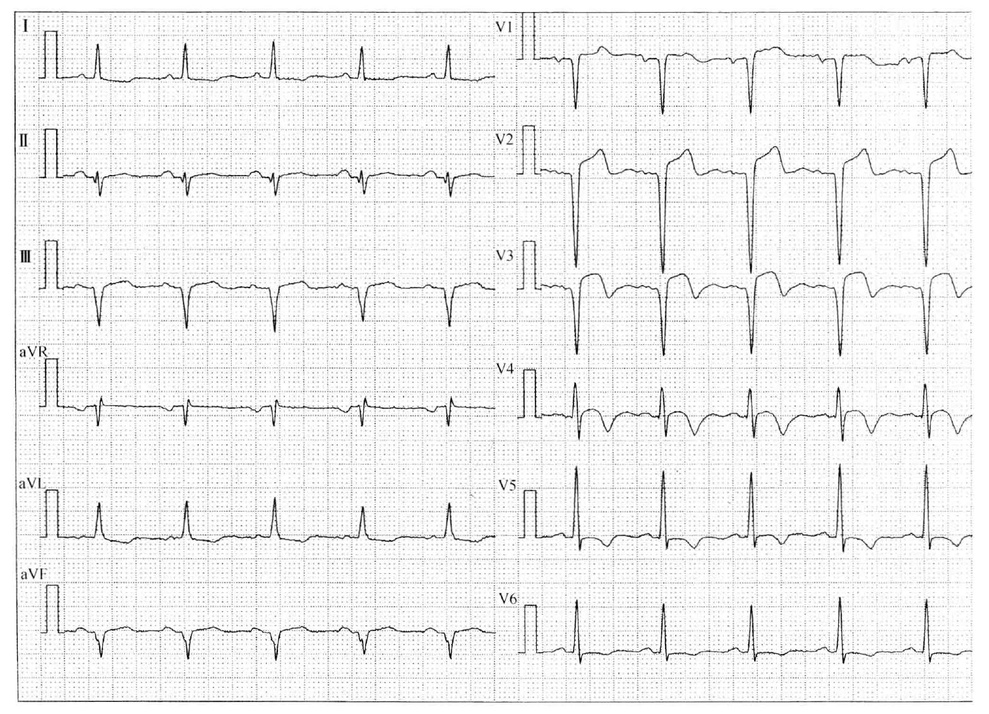
#> input picture bucket/test.jpg, 989 x 714 px, shrunk from 1566 x 1130 before the run; its folder holds only this picture in this run
$ python -i utils.py   (imports and definitions only)
#> lines starting #> are read from the running program, lines starting #| are printed output that depends on the picture; after the words box and inside, x2 and y2 are one past the last pixel; in counts of white or black regions, pixels touching at a corner belong together
#> further down, picture is the input picture: shape (714, 989, 3); min 0, max 255, mean 240
import io
import zipfile

import cv2 as cv
import matplotlib.pyplot as plt
import numpy as np
import pandas as pd
from scipy import interpolate
from scipy.interpolate import CubicSpline
from scipy.signal import medfilt


# [68 lines left out: functions _hampel_mask, extract_yseg_clean, not called in this run]


def extract_curve_robust(
    img_lead: np.ndarray,
    dilate_iters: int = 1,
    medfilt_kernel: int = 11,
    mad_factor: float = 5.0,
) -> np.ndarray:
    """Extrai a curva (yseg) de um crop binário descartando ruído.

    Pipeline:
      1. Filtra o ruído estrutural mantendo apenas o **maior componente
         conexo** escuro (descarta resíduo de grade, manchas, textos pequenos).
         Aplica dilatação leve antes para reconectar fragmentos do traço.
      2. Faz `argmin` coluna-a-coluna na imagem filtrada.
      3. Remove outliers pontuais comparando cada `yseg[x]` com a mediana
         móvel; substitui valores com desvio > `mad_factor * MAD` por
         interpolação linear dos vizinhos válidos.
    """
#> called with dilate_iters = 1, medfilt_kernel = 11, mad_factor = 5
    binary = img_lead if img_lead.ndim == 2 else cv.cvtColor(img_lead, cv.COLOR_BGR2GRAY)
    inv = cv.bitwise_not(binary)
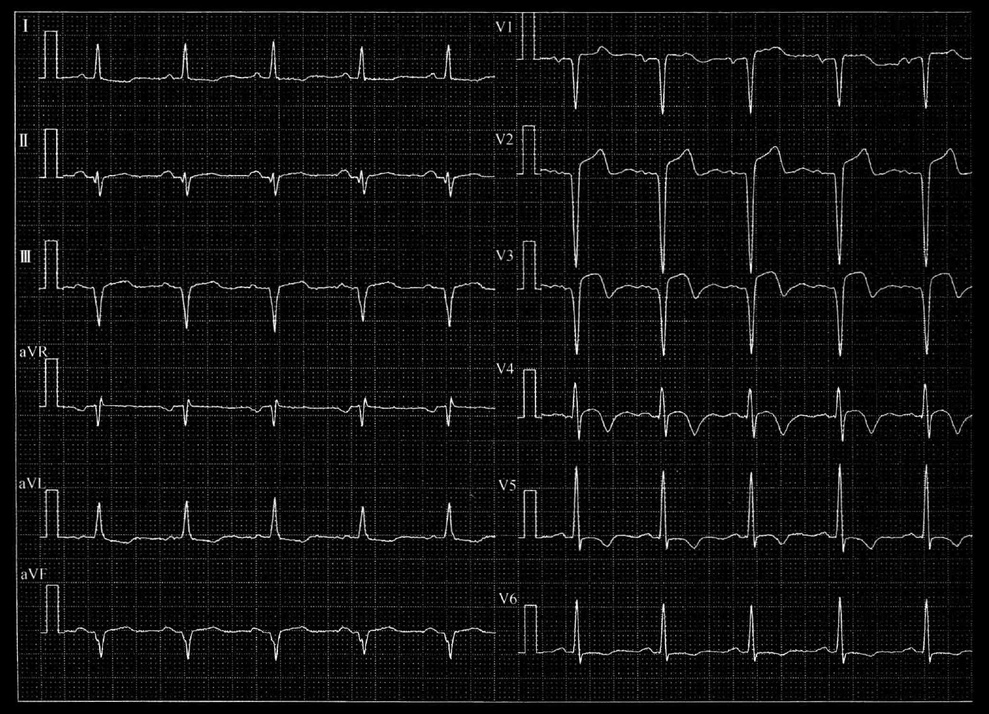
#> inv: shape (714, 989); min 0, max 255, mean 15
    if dilate_iters > 0:
        kernel = cv.getStructuringElement(cv.MORPH_RECT, (3, 3))
        inv = cv.dilate(inv, kernel, iterations=dilate_iters)
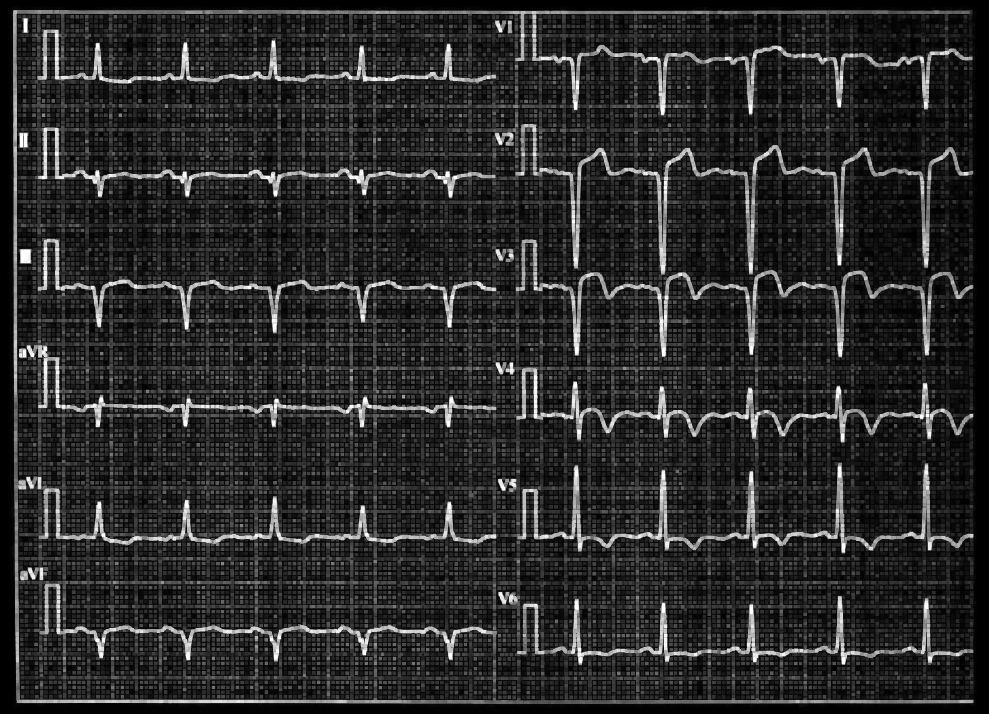
#> inv: shape (714, 989); min 0, max 255, mean 42.4

    n_labels, labels, stats, _ = cv.connectedComponentsWithStats(inv, connectivity=8)
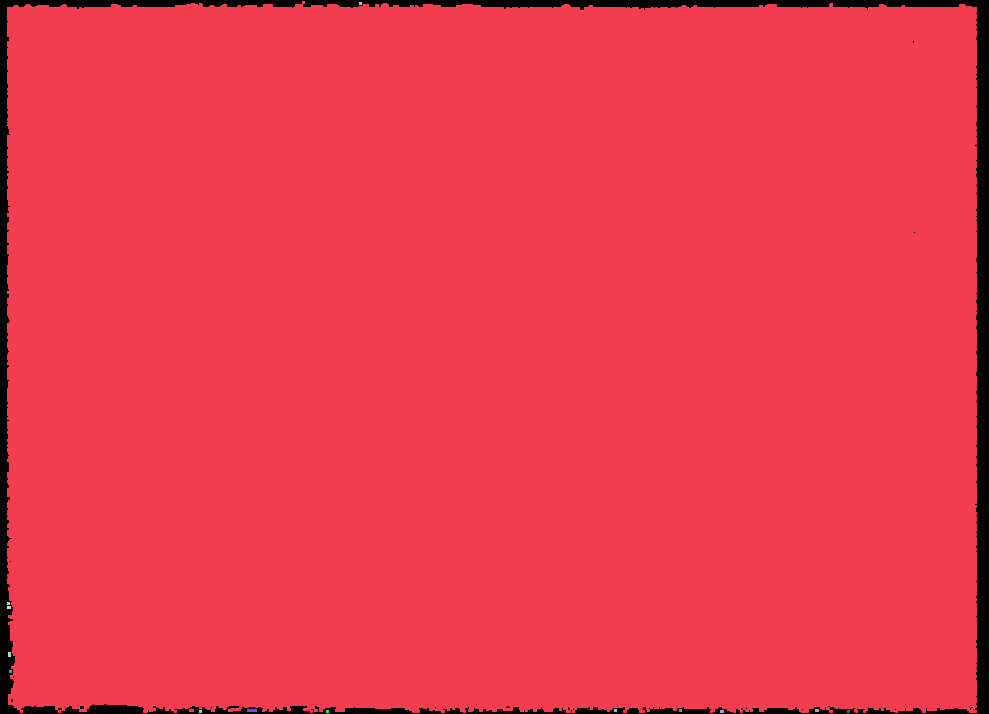
#> labels: shape (714, 989) int32; 15 distinct labels, from 0 to 14; one colour per label, 0 black
#> n_labels = 15; stats = 15 rows, first 6: [0, 0, 989, 714, 25111], [7, 1, 970, 712, 680882], [359, 2, 3, 3, 9], [7, 602, 3, 3, 9], [7, 606, 4, 3, 12], [8, 652, 3, 5, 15]
    if n_labels > 1:
        largest = 1 + int(np.argmax(stats[1:, cv.CC_STAT_AREA]))
#> largest = 1
        signal_only = np.where(labels == largest, 0, 255).astype(np.uint8)
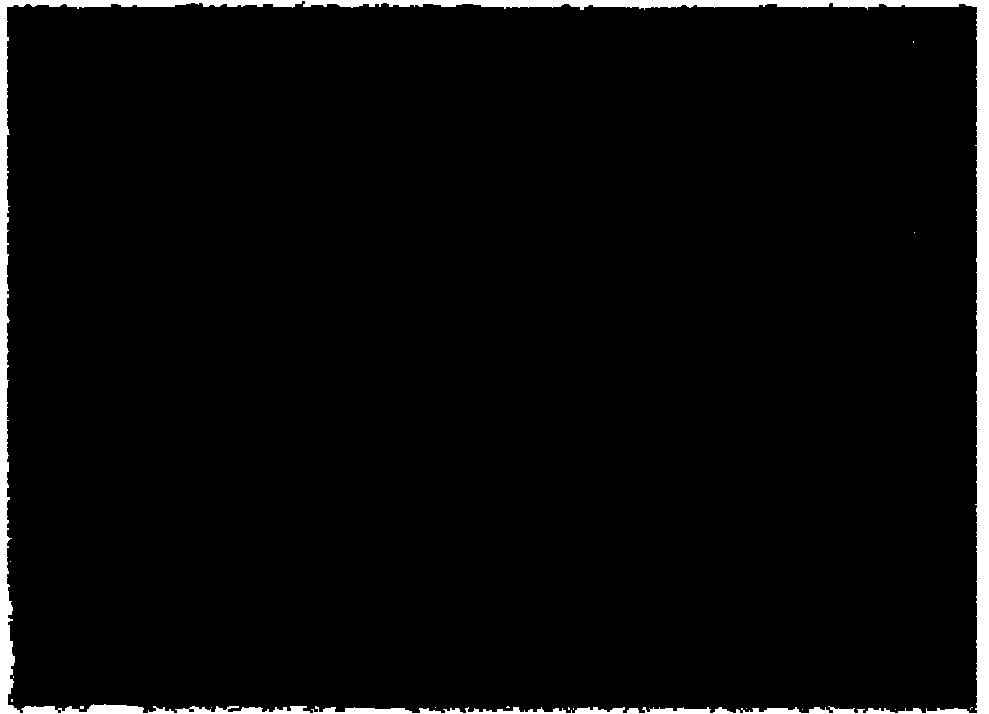
#> signal_only: shape (714, 989); 3.6% white; 16 white regions (15 under 20 px), largest, box (x1, y1, x2, y2) and area: (0, 0, 989, 714) 25218
    else:
        signal_only = binary

    yseg = np.argmin(signal_only, axis=0)
#> yseg = 989 values, max 10 at index 580, min 0 at index 0, mean 6.2

    kernel_size = max(3, medfilt_kernel | 1)  # garante ímpar e >= 3
    yseg_smooth = medfilt(yseg, kernel_size=kernel_size)
#> yseg_smooth = 989 values, max 8 at index 639, min 0 at index 0, mean 6.2
    residual = np.abs(yseg.astype(float) - yseg_smooth.astype(float))
#> residual = 989 values, max 4 at index 830, min 0 at index 0, mean 0.24
    mad = np.median(residual)
#> mad = 0
    if mad > 0:
        outliers = residual > mad_factor * mad
        if outliers.any() and (~outliers).any():
            valid_idx = np.flatnonzero(~outliers)
            outlier_idx = np.flatnonzero(outliers)
            yseg = yseg.copy()
            yseg[outlier_idx] = np.interp(outlier_idx, valid_idx, yseg[valid_idx])

    return yseg.astype(int)


# [216 lines left out: functions remove_labels_inpaint, convert_to_secmv, interpolate_segment, segment_to_df, draw_overlay, draw_overlay_from_curves and 4 more, not called in this run]

>>> import cv2
>>> picture = cv2.imread('../../bucket/test.jpg')
>>> result = extract_curve_robust(picture)
#> result has the same summary as yseg in extract_curve_robust
